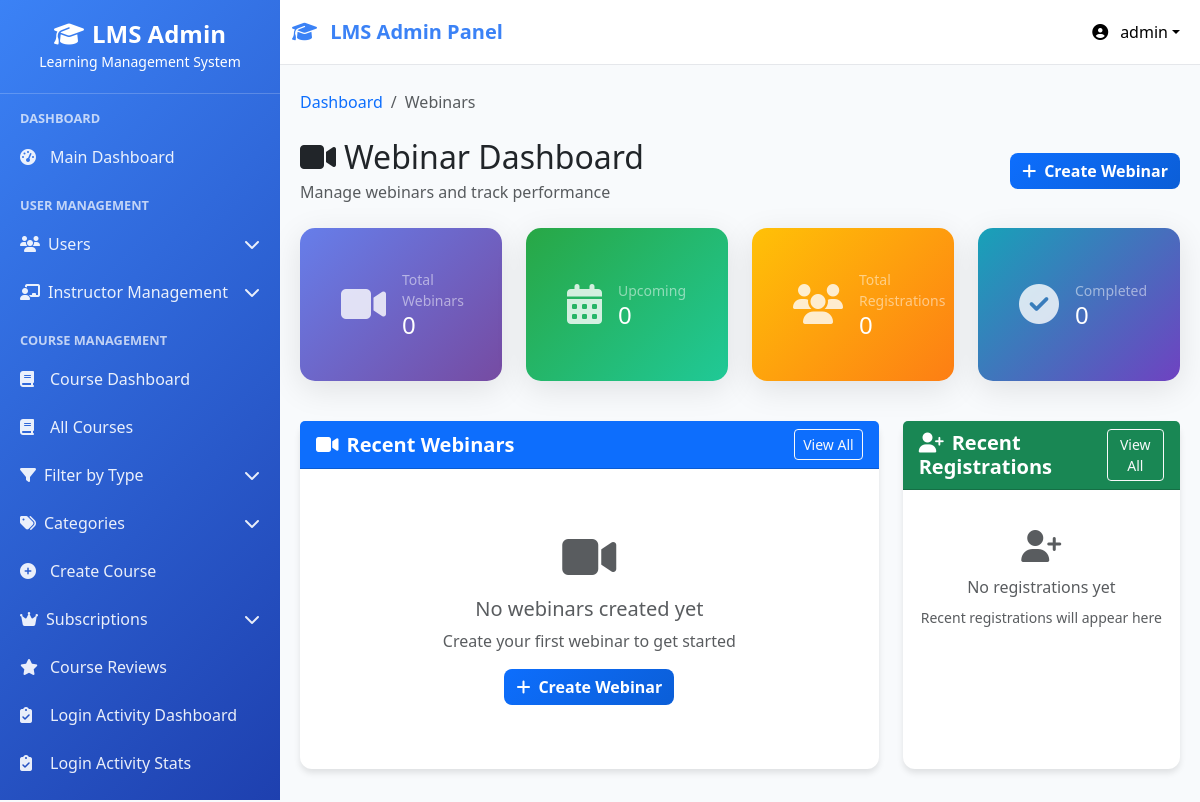
The app's page /webinars/admin/dashboard/ (signed in), older data.
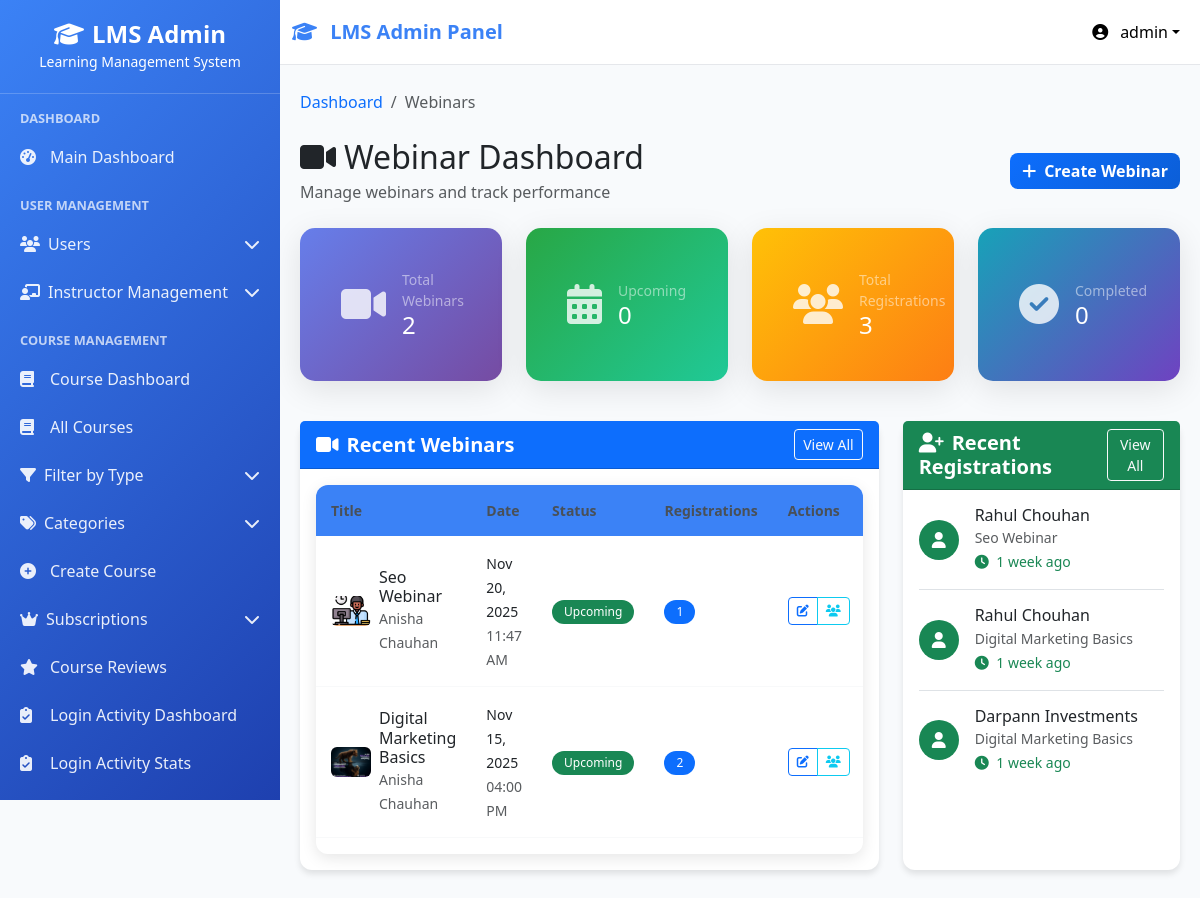
The same page, newer data.
### webinars/models.py (models this page shows, shortened)
class Webinar(models.Model):
    WEBINAR_TYPE_CHOICES = [
        ('free', 'Free Webinar'),
        ('paid', 'Paid Webinar'),
    ]
    STATUS_CHOICES = [
        ('upcoming', 'Upcoming'),
        ('live', 'Live Now'),
        ('completed', 'Completed'),
        ('cancelled', 'Cancelled'),
    ]
    title = models.CharField(max_length=200)
    slug = models.SlugField(max_length=220, unique=True)
    description = models.TextField()
    short_description = models.CharField(max_length=300, help_text="Brief description for cards")
    category = models.ForeignKey(WebinarCategory, on_delete=models.CASCADE, related_name='webinars')
    webinar_type = models.CharField(max_length=10, choices=WEBINAR_TYPE_CHOICES, default='free')
    status = models.CharField(max_length=20, choices=STATUS_CHOICES, default='upcoming')
    price = models.DecimalField(max_digits=10, decimal_places=2, default=0.00)
    scheduled_date = models.DateTimeField()
    duration_minutes = models.PositiveIntegerField(default=60, help_text="Duration in minutes")
    max_attendees = models.PositiveIntegerField(default=100)
    thumbnail = models.ImageField(upload_to='webinar_thumbnails/', blank=True, null=True)
    webinar_link = models.URLField(blank=True, help_text="Zoom/Meet/Teams link")
    meeting_id = models.CharField(max_length=50, blank=True)
    meeting_password = models.CharField(max_length=50, blank=True)
    instructor = models.ForeignKey(
        User, on_delete=models.CASCADE,
        limit_choices_to={'role__in': ['instructor', 'superadmin']},
        related_name='hosted_webinars'
    )
    learning_outcomes = models.TextField(help_text="What attendees will learn")
    prerequisites = models.TextField(blank=True, help_text="What attendees should know")
    send_reminder_emails = models.BooleanField(default=True)
    reminder_hours_before = models.PositiveIntegerField(default=24, help_text="Send reminder X hours before")
    is_active = models.BooleanField(default=True)
    created_at = models.DateTimeField(auto_now_add=True)
    updated_at = models.DateTimeField(auto_now=True)
    created_by = models.ForeignKey(
        User, on_delete=models.SET_NULL, null=True,
        related_name='created_webinars'
    )
    total_registrations = models.PositiveIntegerField(default=0)
    actual_attendees = models.PositiveIntegerField(default=0)
    class Meta:
        ordering = ['-scheduled_date']
        indexes = [
            models.Index(fields=['status', 'webinar_type']),
            models.Index(fields=['scheduled_date']),
        ]

class WebinarRegistration(models.Model):
    STATUS_CHOICES = [
        ('registered', 'Registered'),
        ('attended', 'Attended'),
        ('no_show', 'No Show'),
        ('cancelled', 'Cancelled'),
    ]
    PAYMENT_STATUS_CHOICES = [
        ('pending', 'Payment Pending'),
        ('paid', 'Paid'),
        ('failed', 'Payment Failed'),
        ('refunded', 'Refunded'),
    ]
    webinar = models.ForeignKey(Webinar, on_delete=models.CASCADE, related_name='registrations')
    user = models.ForeignKey(User, on_delete=models.CASCADE, related_name='webinar_registrations')
    status = models.CharField(max_length=20, choices=STATUS_CHOICES, default='registered')
    registered_at = models.DateTimeField(auto_now_add=True)
    email = models.EmailField()
    first_name = models.CharField(max_length=50)
    last_name = models.CharField(max_length=50)
    phone_number = models.CharField(max_length=15, blank=True)
    company = models.CharField(max_length=100, blank=True)
    designation = models.CharField(max_length=100, blank=True)
    amount_paid = models.DecimalField(max_digits=10, decimal_places=2, default=0.00)
    payment_status = models.CharField(
        max_length=20,
        choices=PAYMENT_STATUS_CHOICES,
        default='pending'
    )
    payment_date = models.DateTimeField(null=True, blank=True)
    reminder_sent = models.BooleanField(default=False)
    reminder_sent_at = models.DateTimeField(null=True, blank=True)
    join_link_sent = models.BooleanField(default=False)
    is_active = models.BooleanField(default=True)
    attended_duration_minutes = models.PositiveIntegerField(default=0)
    class Meta:
        unique_together = ['webinar', 'email']
        ordering = ['-registered_at']

### userss/models.py (models this page shows, shortened)
class CustomUser(AbstractUser):
    ROLE_CHOICES = (
    ("superadmin", "Super Admin"),
    ("instructor", "Instructor"),
    ("student", "Student"),
    ("webinar_user", "Webinar User"),  # Add this line
)
    role = models.CharField(max_length=20, choices=ROLE_CHOICES, default="student")
    phone_number = models.CharField(max_length=15, blank=True, null=True)
    profile_picture = models.ImageField(
        upload_to="profile_pics/", blank=True, null=True
    )
    bio = models.TextField(max_length=500, blank=True)
    date_of_birth = models.DateField(blank=True, null=True)
    address = models.TextField(max_length=200, blank=True)
    created_by = models.ForeignKey(
        "self",
        on_delete=models.SET_NULL,
        null=True,
        blank=True,
        related_name="created_users",
    )
    updated_at = models.DateTimeField(auto_now=True)
    def get_full_name(self):
        return f"{self.first_name} {self.last_name}".strip()
    class Meta:
        ordering = ["-date_joined"]
        verbose_name = "User"
        verbose_name_plural = "Users"

### webinars/views.py (the view)
# urls.py: path('admin/dashboard/', views.admin_webinar_dashboard, name='admin_webinar_dashboard'),
@login_required
def admin_webinar_dashboard(request):
    if request.user.role not in ['superadmin', 'instructor']:
        return redirect('webinars:webinar_landing')
    total_webinars = Webinar.objects.filter(is_active=True).count()
    upcoming_webinars = Webinar.objects.filter(
        status='upcoming',
        scheduled_date__gt=timezone.now()
    ).count()
    total_registrations = WebinarRegistration.objects.filter(is_active=True).count()
    completed_webinars = Webinar.objects.filter(status='completed').count()
    recent_webinars = Webinar.objects.filter(is_active=True).order_by('-created_at')[:5]
    recent_registrations = WebinarRegistration.objects.filter(
        is_active=True
    ).select_related('webinar', 'user').order_by('-registered_at')[:10]
    context = {
        'total_webinars': total_webinars,
        'upcoming_webinars': upcoming_webinars,
        'total_registrations': total_registrations,
        'completed_webinars': completed_webinars,
        'recent_webinars': recent_webinars,
        'recent_registrations': recent_registrations,
    }
    return render(request, 'webinars/admin/dashboard.html', context)

### lms/context_processors.py (called while the page is built, shortened)
def sidebar_context(request):
    context = {}
    if request.user.is_authenticated:
        from courses.models import Course
        is_admin = request.user.is_superuser or getattr(request.user, 'role', None) == 'superadmin'
        if is_admin:
            sidebar_courses = Course.objects.filter(is_active=True).order_by('course_code')[:15]
        elif getattr(request.user, 'role', None) == 'instructor':
            sidebar_courses = Course.objects.filter(
                instructor=request.user,
                is_active=True
            ).order_by('course_code')[:15]
        else:
            sidebar_courses = []
        context['sidebar_courses'] = sidebar_courses
        context['is_admin_user'] = is_admin  # Template में use करने के लिए
    return context

def instructor_permissions(request):
    context = {
        'instructor_permissions': [],
        'has_content_permission': False,
        'has_email_permission': False,
        'has_course_permission': False,
        'has_batch_permission': False,
        'has_student_permission': False,
        'has_analytics_permission': False,
    }
    return context

### userss/context_processors.py (called while the page is built, shortened)
def instructor_navigation(request):
    return {}

### userss/templates/webinars/admin/dashboard.html (shortened to what the changed rows need)
{% extends 'base.html' %}
{% block content %}
<div class="d-flex justify-content-between align-items-center mb-4">
    <div>
        <h2 class="mb-1">
            <i class="fas fa-video me-2"></i>Webinar Dashboard
        </h2>
    </div>
</div>
<div class="row mb-4">
    <div class="col-lg-3 col-md-6 mb-3">
        <div class="card stats-card h-100">
            <div class="card-body d-flex align-items-center">
                <div class="flex-grow-1 ms-3">
                    <div class="text-white-50 small">Total Webinars</div>
                    <div class="h4 mb-0 text-white">{{ total_webinars }}</div>
                </div>
            </div>
        </div>
    </div>
    <div class="col-lg-3 col-md-6 mb-3">
        <div class="card stats-card h-100" style="background: linear-gradient(135deg, #ffc107 0%, #fd7e14 100%);">
            <div class="card-body d-flex align-items-center">
                <div class="flex-grow-1 ms-3">
                    <div class="text-white-50 small">Total Registrations</div>
                    <div class="h4 mb-0 text-white">{{ total_registrations }}</div>
                </div>
            </div>
        </div>
    </div>
</div>
<div class="row">
    <div class="col-lg-8 mb-4">
        <div class="card recent-card h-100">
            <div class="card-body">
                {% if recent_webinars %}
                    <div class="table-responsive">
                        <table class="table table-hover">
                            <thead>
                                <tr>
                                    <th>Title</th>
                                    <th>Date</th>
                                    <th>Status</th>
                                    <th>Registrations</th>
                                    <th>Actions</th>
                                </tr>
                            </thead>
                            <tbody>
                                {% for webinar in recent_webinars %}
                                <tr>
                                    <td>
                                        <div class="d-flex align-items-center">
                                            <div class="flex-shrink-0">
                                                {% if webinar.thumbnail %}
                                                    <img src="{{ webinar.thumbnail.url }}" class="rounded" width="40" height="30" style="object-fit: cover;">
                                                {% else %}
                                                    <div class="bg-primary rounded d-flex align-items-center justify-content-center" style="width: 40px; height: 30px;">
                                                        <i class="fas fa-video text-white"></i>
                                                    </div>
                                                {% endif %}
                                            </div>
                                            <div class="flex-grow-1 ms-2">
                                                <h6 class="mb-0">{{ webinar.title|truncatechars:30 }}</h6>
                                                <small class="text-muted">{{ webinar.instructor.get_full_name }}</small>
                                            </div>
                                        </div>
                                    </td>
                                    <td>
                                        <small>{{ webinar.scheduled_date|date:"M d, Y" }}</small><br>
                                        <small class="text-muted">{{ webinar.scheduled_date|time:"h:i A" }}</small>
                                    </td>
                                    <td>
                                        {% if webinar.status == 'upcoming' %}
                                            <span class="badge bg-success">{{ webinar.get_status_display }}</span>
                                        {% elif webinar.status == 'live' %}
                                            <span class="badge bg-danger">{{ webinar.get_status_display }}</span>
                                        {% elif webinar.status == 'completed' %}
                                            <span class="badge bg-info">{{ webinar.get_status_display }}</span>
                                        {% else %}
                                            <span class="badge bg-secondary">{{ webinar.get_status_display }}</span>
                                        {% endif %}
                                    </td>
                                    <td>
                                        <span class="badge bg-primary">{{ webinar.total_registrations }}</span>
                                    </td>
                                    <td>
                                        <div class="btn-group btn-group-sm">
                                            <a href="{% url 'webinars:admin_edit_webinar' webinar.id %}" class="btn btn-outline-primary" title="Edit">
                                                <i class="fas fa-edit"></i>
                                            </a>
                                            <a href="{% url 'webinars:admin_webinar_registrations' webinar.id %}" class="btn btn-outline-info" title="Registrations">
                                                <i class="fas fa-users"></i>
                                            </a>
                                        </div>
                                    </td>
                                </tr>
                                {% endfor %}
                            </tbody>
                        </table>
                    </div>
                {% else %}
                    <div class="text-center py-5">
                        <i class="fas fa-video text-muted mb-3" style="font-size: 3rem;"></i>
                        <h5 class="text-muted">No webinars created yet</h5>
                        <p class="text-muted">Create your first webinar to get started</p>
                        <a href="{% url 'webinars:admin_create_webinar' %}" class="btn btn-primary">
                            <i class="fas fa-plus me-2"></i>Create Webinar
                        </a>
                    </div>
                {% endif %}
            </div>
        </div>
    </div>
    <div class="col-lg-4 mb-4">
        <div class="card recent-card h-100">
            <div class="card-body">
                {% if recent_registrations %}
                    {% for registration in recent_registrations %}
                    <div class="d-flex align-items-center mb-3 pb-3 {% if not forloop.last %}border-bottom{% endif %}">
                        <div class="flex-shrink-0">
                            <div class="bg-success rounded-circle d-flex align-items-center justify-content-center" style="width: 40px; height: 40px;">
                                <i class="fas fa-user text-white"></i>
                            </div>
                        </div>
                        <div class="flex-grow-1 ms-3">
                            <h6 class="mb-0">{{ registration.user.get_full_name }}</h6>
                            <small class="text-muted">{{ registration.webinar.title|truncatechars:25 }}</small><br>
                            <small class="text-success">
                                <i class="fas fa-clock me-1"></i>
                                {{ registration.registered_at|timesince }} ago
                            </small>
                        </div>
                    </div>
                    {% endfor %}
                {% else %}
                    <div class="text-center py-4">
                        <i class="fas fa-user-plus text-muted mb-3" style="font-size: 2rem;"></i>
                        <h6 class="text-muted">No registrations yet</h6>
                        <small class="text-muted">Recent registrations will appear here</small>
                    </div>
                {% endif %}
            </div>
        </div>
    </div>
</div>
{% endblock %}

Row changes from the older to the newer data that the page shows:
added Webinar: thumbnail (picture), title "Seo Webinar", instructor.get_full_name "Anisha Chauhan", scheduled_date "Nov 20, 2025", scheduled_date "11:47 AM", status "Upcoming", total_registrations "1"
added Webinar: thumbnail (picture), title "Digital Marketing Basics", instructor.get_full_name "Anisha Chauhan", scheduled_date "Nov 15, 2025", scheduled_date "04:00 PM", status "Upcoming", total_registrations "2"
added WebinarRegistration: user.get_full_name "Rahul Chouhan", webinar "Seo Webinar", registered_at "1 week"
added WebinarRegistration: user.get_full_name "Rahul Chouhan", webinar "Digital Marketing Basics", registered_at "1 week"
added WebinarRegistration: user.get_full_name "Darpann Investments", webinar "Digital Marketing Basics", registered_at "1 week"
Text that changed along with them:
{{ total_webinars }}: "0" → "2"
{{ total_registrations }}: "0" → "3"
text no longer shown: "No webinars created yet Create your first webinar to get started Create Webinar No registrations yet Recent registrations will appear here"
text now shown: "Title Date Status Registrations Actions"
